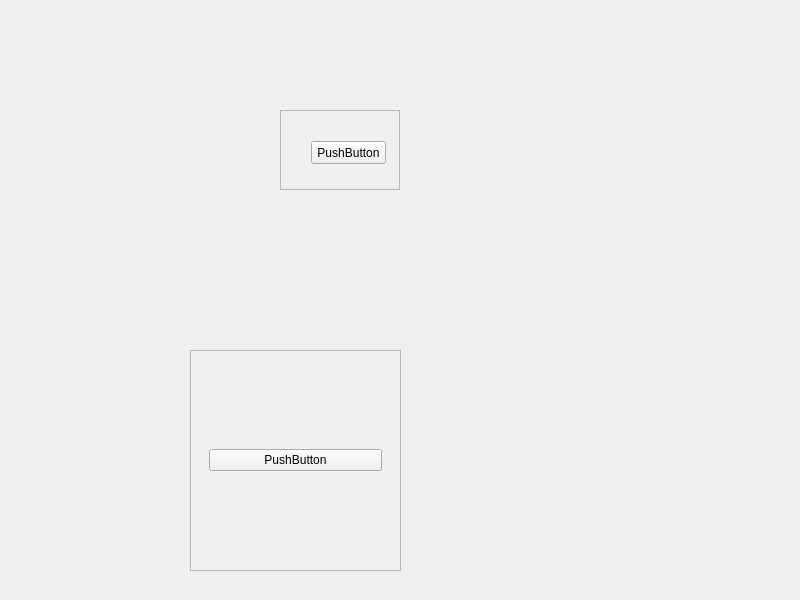
<?xml version="1.0" encoding="UTF-8"?>
<ui version="4.0">
 <class>MainWidget</class>
 <widget class="QWidget" name="MainWidget">
  <property name="geometry">
   <rect>
    <x>0</x>
    <y>0</y>
    <width>800</width>
    <height>600</height>
   </rect>
  </property>
  <property name="acceptDrops">
   <bool>true</bool>
  </property>
  <property name="windowTitle">
   <string>MainWidget</string>
  </property>
  <widget class="QScrollArea" name="scrollArea">
   <property name="geometry">
    <rect>
     <x>190</x>
     <y>350</y>
     <width>211</width>
     <height>221</height>
    </rect>
   </property>
   <property name="widgetResizable">
    <bool>true</bool>
   </property>
   <widget class="QWidget" name="scrollAreaWidgetContents">
    <property name="geometry">
     <rect>
      <x>0</x>
      <y>0</y>
      <width>209</width>
      <height>219</height>
     </rect>
    </property>
    <layout class="QHBoxLayout" name="horizontalLayout">
     <item>
      <widget class="QWidget" name="widget1" native="true">
       <property name="acceptDrops">
        <bool>true</bool>
       </property>
       <layout class="QVBoxLayout" name="verticalLayout">
        <item>
         <widget class="QPushButton" name="pushButton">
          <property name="text">
           <string>PushButton</string>
          </property>
         </widget>
        </item>
       </layout>
      </widget>
     </item>
    </layout>
   </widget>
  </widget>
  <widget class="QScrollArea" name="scrollArea_2">
   <property name="geometry">
    <rect>
     <x>280</x>
     <y>110</y>
     <width>120</width>
     <height>80</height>
    </rect>
   </property>
   <property name="widgetResizable">
    <bool>true</bool>
   </property>
   <widget class="QWidget" name="scrollAreaWidgetContents_2">
    <property name="geometry">
     <rect>
      <x>0</x>
      <y>0</y>
      <width>118</width>
      <height>78</height>
     </rect>
    </property>
    <widget class="QPushButton" name="pushButton_2">
     <property name="geometry">
      <rect>
       <x>30</x>
       <y>30</y>
       <width>75</width>
       <height>23</height>
      </rect>
     </property>
     <property name="text">
      <string>PushButton</string>
     </property>
    </widget>
   </widget>
  </widget>
 </widget>
 <resources/>
 <connections/>
</ui>
